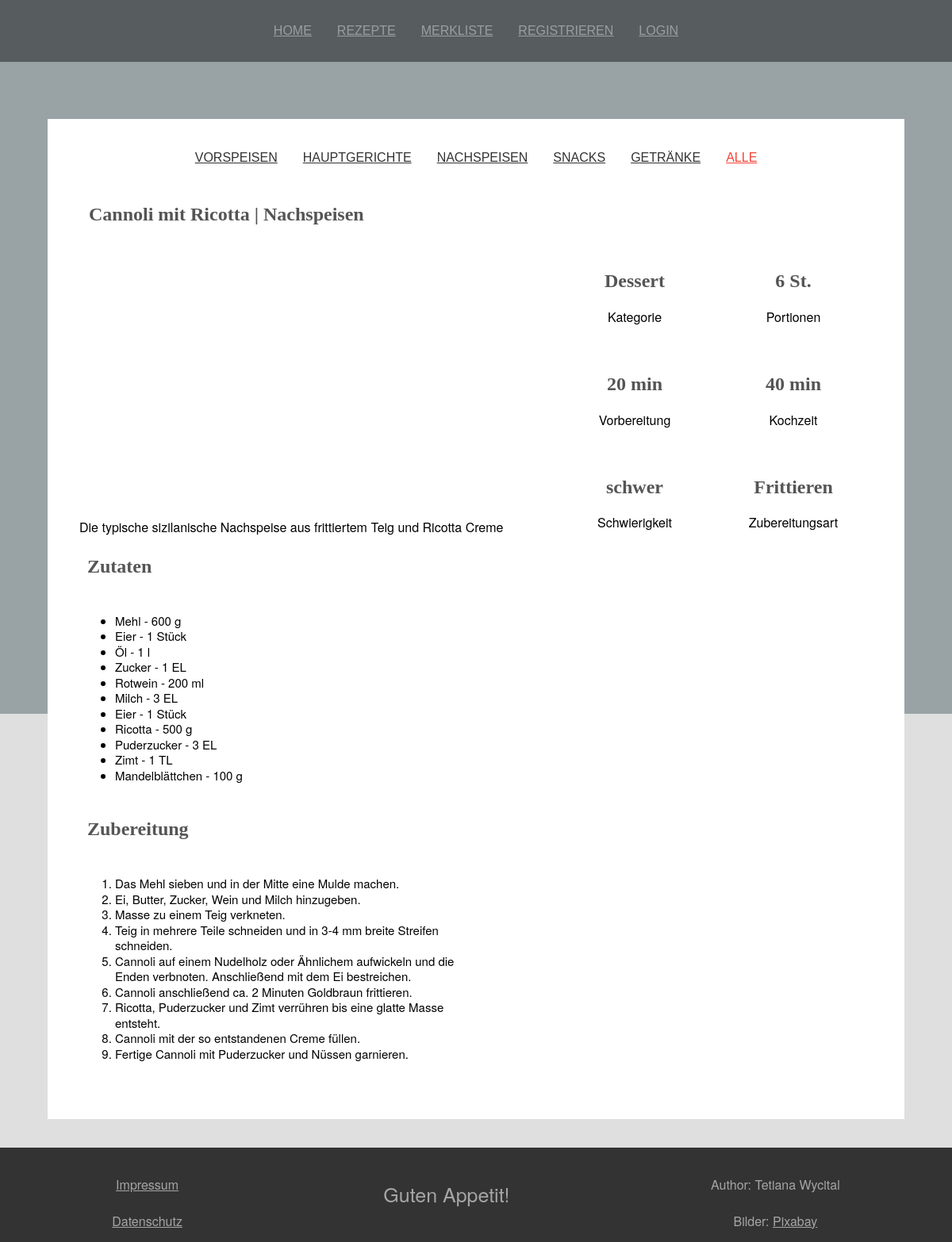
The page /?link=all&rezeptnum=52 on the database its author committed.
### tables this page shows
CREATE TABLE `gaengemenue` (
  `gaengemenue_num` int(11) NOT NULL,
  `gaengemenue` varchar(30) NOT NULL
);

CREATE TABLE `rezepte` (
  `rezept_num` bigint(20) NOT NULL,
  `rezept_titel` varchar(60) NOT NULL,
  `beschreibung_kurz` varchar(250) NOT NULL,
  `kategorie_num_fk` int(11) NOT NULL,
  `schwierigkeit_num_fk` int(11) NOT NULL,
  `vorbereitungszeit` smallint(6) NOT NULL,
  `kochzeit` smallint(6) NOT NULL,
  `haupt_bild` varchar(250) DEFAULT NULL,
  `portionen` tinyint(2) NOT NULL,
  `zubereitungsart_num_fk` int(11) NOT NULL,
  `gaengemenue_num_fk` int(11) NOT NULL
);

CREATE TABLE `kategorien` (
  `kategorie_num` int(11) NOT NULL,
  `kategorie_name` varchar(30) NOT NULL
);

CREATE TABLE `schwierigkeitstufen` (
  `schwierigkeit_num` int(11) NOT NULL,
  `schwierigkeitstufe` varchar(30) NOT NULL
);

CREATE TABLE `zubereitungsart` (
  `zubereitungsart_num` int(11) NOT NULL,
  `zubereitungsart` varchar(30) NOT NULL
);

CREATE TABLE `rezepte_zutaten` (
  `rz_num` bigint(20) NOT NULL,
  `zutaten_num_fk` int(11) NOT NULL,
  `zutaten_menge` int(11) DEFAULT NULL,
  `masseneinheit_num_fk` int(11) NOT NULL,
  `rezept_num_fk` int(11) NOT NULL
);

CREATE TABLE `zutaten` (
  `zutaten_num` int(11) NOT NULL,
  `zutaten` varchar(30) NOT NULL
);

CREATE TABLE `masseneinheit` (
  `masseneinheit_num` int(11) NOT NULL,
  `masseneinheit` varchar(30) NOT NULL
);

CREATE TABLE `zubereitung` (
  `z_num` bigint(20) NOT NULL,
  `schritt_num` smallint(2) NOT NULL,
  `zubereitung` text NOT NULL,
  `rezept_num_fk` bigint(20) NOT NULL
);

### php/details/zutaten.php (the view, shortened to what this page needs)
<?php
$query_zutaten = mysqli_query(
    $datenbank,
    "select rz.zutaten_menge, rz.rz_num, z.zutaten, m.masseneinheit
        from rezepte_zutaten as rz
        left join masseneinheit as m
        on m.masseneinheit_num=rz.masseneinheit_num_fk
        left join zutaten as z on z.zutaten_num=rz.zutaten_num_fk
        where rz.rezept_num_fk=" . $_GET["rezeptnum"]
);
?>
<div class='zutaten-box'>
    <ul>
        <?php
        while ($zutatendaten = mysqli_fetch_array($query_zutaten)) {
            $zutaten = $zutatendaten["zutaten"];
            $zutaten_menge = $zutatendaten["zutaten_menge"];
            $masseneinheit = $zutatendaten["masseneinheit"];
            $zutaten_menge = ($zutaten_menge > 0) ? $zutaten_menge : "";
            echo "<li>
            <div>$zutaten - $zutaten_menge $masseneinheit</div>";
            echo "</li>";
        }
        ?>
    </ul>
</div>

### php/recipe_menue.php (shortened to what this page needs)
<?php
$queryGaengemenue = mysqli_query(
    $datenbank,
    "select * from gaengemenue"
);
while (
    $gaengemenuedaten = mysqli_fetch_array($queryGaengemenue)
) {
    $gaengemenuenum = $gaengemenuedaten["gaengemenue_num"];
    $gaengemenue = $gaengemenuedaten["gaengemenue"];
    $auswahl = "dark";
    echo "<li>
            <a href='?link=" . $_GET["link"] .
             "&gaengemenue=$gaengemenuenum' class='$auswahl'>
                $gaengemenue
            </a>
        </li>";
}
$auswahl = (isset($_GET["gaengemenue"]) &&
$_GET["gaengemenue"] == 0 || !isset($_GET["gaengemenue"])) ? "bright" : "dark";
echo "<li>
<a href='?link=" . $_GET["link"] .
 "&gaengemenue=0' class='$auswahl'>
    Alle
</a>
</li>";
?>

### php/details/recipe_details.php (shortened to what this page needs)
<?php
$queryDetails = mysqli_query(
    $datenbank,
    "select r.*, g.gaengemenue, za.zubereitungsart,
    s.schwierigkeitstufe, k.kategorie_name
    from rezepte as r
    left join gaengemenue as g
    on g.gaengemenue_num = r.gaengemenue_num_fk
    left join zubereitungsart as za
    on za.zubereitungsart_num = r.zubereitungsart_num_fk
    left join schwierigkeitstufen as s
    on s.schwierigkeit_num = r.schwierigkeit_num_fk
    left join kategorien as k
    on k.kategorie_num = r.kategorie_num_fk
    where rezept_num = " . $_GET["rezeptnum"] . "
    limit 1"
);
while ($rezeptdaten = mysqli_fetch_array($queryDetails)) {
    $rezepttitel = $rezeptdaten["rezept_titel"];
    $beschreibung = $rezeptdaten["beschreibung_kurz"];
    $vorbereitungszeit = $rezeptdaten["vorbereitungszeit"];
    $kochzeit = $rezeptdaten["kochzeit"];
    $portionen = $rezeptdaten["portionen"];
    $gaengemenue = $rezeptdaten["gaengemenue"];
    $zubereitungsart = $rezeptdaten["zubereitungsart"];
    $schwierigkeitstufe = $rezeptdaten["schwierigkeitstufe"];
    $kategorie = $rezeptdaten["kategorie_name"];
?>
    <div class="details-title">
        <?php
        echo "<h2>$rezepttitel | $gaengemenue</h2>";
        ?>
    </div>
    <div class="details-container">
        <div class="details-img">
        </div>
        <div class="category-box">
            <div class="category">
                <h2><?php echo $kategorie ?></h2>
                <div>Kategorie</div>
            </div>
            <div class="category">
                <h2><?php echo $portionen ?> St.</h2>
                <div>Portionen</div>
            </div>
            <div class="category">
                <h2><?php echo $vorbereitungszeit ?> min</h2>
                <div>Vorbereitung</div>
            </div>
            <div class="category">
                <h2><?php echo $kochzeit ?> min</h2>
                <div>Kochzeit</div>
            </div>
            <div class="category">
                <h2><?php echo $schwierigkeitstufe ?></h2>
                <div>Schwierigkeit</div>
            </div>
            <div class="category">
                <h2><?php echo $zubereitungsart ?></h2>
                <div>Zubereitungsart</div>
            </div>
        </div>
        <div class="preparation-box">
            <div>
                <?php echo $beschreibung ?>
            </div>
            <div class="add-step">
                <h2>Zutaten</h2>
                <div>
                </div>
                </div>
                <?php include("zutaten.php"); ?>
            <div class="add-step">
                <h2>Zubereitung</h2>
                <div>
                </div>
            </div>
            <?php include("zubereitung.php"); ?>
        </div>
        <div>
        </div>
    </div>
<?php
}
?>

### php/details/zubereitung.php (shortened to what this page needs)
<?php
$query_zubereitung = mysqli_query(
    $datenbank,
    "select * from zubereitung
        where rezept_num_fk=" . $_GET["rezeptnum"] . "
        order by schritt_num"
);
?>
<div class='zutaten-box ordered'>
    <ul>
        <ol type="1">
        <?php
        while ($zubereitungdaten = mysqli_fetch_array($query_zubereitung)) {
             $zubereitung = $zubereitungdaten["zubereitung"];
            echo "<li>
            <div>$zubereitung</div>";
            echo "</li>";
        }
        ?>
        </ol>
    </ul>
</div>

### css/styles.css (style rules this page uses)
body { background-color: #dfdfdf; margin: 0 auto; }
.container h2 { font-family: Georgia, 'Times New Roman', Times, serif; color: #555555; padding: 10px; }
.recipe-buttons li { display: inline-block; margin: 0 1em; }
.recipe-buttons a { font-family: 'Oswald', sans-serif; text-align: center; font-size: 16px; font-weight: 300; text-transform: uppercase; }
.dark { color: #333; }
.bright { color: #f44336; }
.zutaten-box { display: grid; grid-template-columns: auto 10% 10%; grid-template-rows: auto; gap: 1px 1px; padding: 5px; font-family: "Helvetica Neue", Helvetica, Arial, sans-serif; font-size: 15px; line-height: 1.3; }
.zutaten-box { padding: 5px; display: grid; grid-template-columns: auto 10% 10%; grid-template-rows: auto; gap: 1px 1px; }
.ordered ul { padding: 0; }
.details-container { display: grid; grid-template-columns: 60% 40%; grid-template-rows: 30% 70%; gap: 1px 0px; grid-template-areas: ". ." ". ."; font-family: "Helvetica Neue", Helvetica, Arial, sans-serif; }
.preparation-box { display: grid; grid-template-columns: 100%; grid-template-rows: auto auto auto; gap: 1px 1px; grid-template-areas: "." "." "."; margin-top: 5%; }
.preparation-box h2 { font-family: Georgia, 'Times New Roman', Times, serif; color: #555555; padding: 10px; }
.add-step { display: grid; grid-template-columns: auto 20%; grid-template-rows: auto; gap: 1px 1px; grid-template-areas: ". ."; }
.add-step h2 { margin: 0; }
.details-title { display: grid; grid-template-columns: auto 6% 6%; grid-template-rows: auto; gap: 1px 1px; margin-bottom: 8px; }
.details-title h2 { font-family: Georgia, 'Times New Roman', Times, serif; color: #555555; padding: 5px 10px; margin: 4px 2px; }
.category { display: grid; grid-template-columns: 100%; grid-template-rows: 70% 30%; gap: 0px 0px; grid-template-areas: "." "."; margin: auto; padding: 5%; }
.category-box { display: grid; grid-template-columns: 50% 50%; grid-template-rows: auto auto auto; gap: 0px 0px; grid-template-areas: ". ." ". ." ". ."; text-align: center; }
.category-box h2 { font-family: Georgia, 'Times New Roman', Times, serif; color: #555555; }

### rows shown on the page
gaengemenue: gaengemenue "VORSPEISEN"
gaengemenue: gaengemenue "HAUPTGERICHTE"
gaengemenue: gaengemenue "NACHSPEISEN"
gaengemenue: gaengemenue "SNACKS"
gaengemenue: gaengemenue "GETRÄNKE"
rezepte: rezept_titel "Cannoli mit Ricotta", gaengemenue.gaengemenue "Nachspeisen", kategorien.kategorie_name "Dessert", portionen "6", vorbereitungszeit "20", kochzeit "40", schwierigkeitstufen.schwierigkeitstufe "schwer", zubereitungsart.zubereitungsart "Frittieren", beschreibung_kurz "Die typische sizilanische Nachspeise aus frittiertem Teig und Ricotta Creme"
rezepte_zutaten: zutaten.zutaten "Mehl", zutaten_menge "600", masseneinheit.masseneinheit "g"
rezepte_zutaten: zutaten.zutaten "Eier", zutaten_menge "1", masseneinheit.masseneinheit "Stück"
rezepte_zutaten: zutaten.zutaten "Öl", zutaten_menge "1", masseneinheit.masseneinheit "l"
rezepte_zutaten: zutaten.zutaten "Zucker", zutaten_menge "1", masseneinheit.masseneinheit "EL"
rezepte_zutaten: zutaten.zutaten "Rotwein", zutaten_menge "200", masseneinheit.masseneinheit "ml"
rezepte_zutaten: zutaten.zutaten "Milch", zutaten_menge "3", masseneinheit.masseneinheit "EL"
rezepte_zutaten: zutaten.zutaten "Eier", zutaten_menge "1", masseneinheit.masseneinheit "Stück"
rezepte_zutaten: zutaten.zutaten "Ricotta", zutaten_menge "500", masseneinheit.masseneinheit "g"
rezepte_zutaten: zutaten.zutaten "Puderzucker", zutaten_menge "3", masseneinheit.masseneinheit "EL"
rezepte_zutaten: zutaten.zutaten "Zimt", zutaten_menge "1", masseneinheit.masseneinheit "TL"
rezepte_zutaten: zutaten.zutaten "Mandelblättchen", zutaten_menge "100", masseneinheit.masseneinheit "g"
zubereitung: zubereitung "Das Mehl sieben und in der Mitte eine Mulde machen."
zubereitung: zubereitung "Ei, Butter, Zucker, Wein und Milch hinzugeben."
zubereitung: zubereitung "Masse zu einem Teig verkneten."
zubereitung: zubereitung "Teig in mehrere Teile schneiden und in 3-4 mm breite Streifen schneiden."
zubereitung: zubereitung "Cannoli auf einem Nudelholz oder Ähnlichem aufwickeln und die Enden verbnoten. Anschließend mit dem Ei bestreichen."
zubereitung: zubereitung "Cannoli anschließend ca. 2 Minuten Goldbraun frittieren."
zubereitung: zubereitung "Ricotta, Puderzucker und Zimt verrühren bis eine glatte Masse entsteht."
zubereitung: zubereitung "Cannoli mit der so entstandenen Creme füllen."
zubereitung: zubereitung "Fertige Cannoli mit Puderzucker und Nüssen garnieren."

### other values the page prints
$link_name "HOME"
$link_name "REZEPTE"
$link_name "MERKLISTE"
$link_name "REGISTRIEREN"
$link_name "LOGIN"
